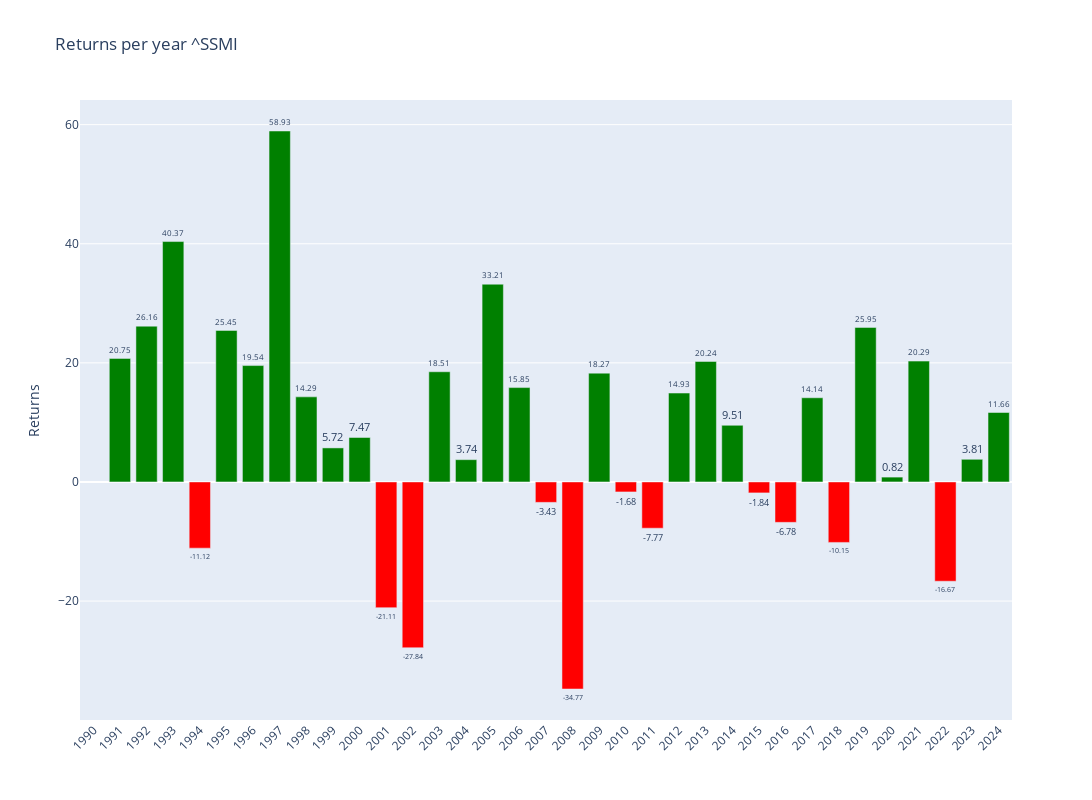

Notebook cell for this chart:
### Code cell
# Plotly
fig = make_subplots()

# Add colors
colors = ['green' if x >= 0 else 'red' for x in annual_data['Return']]

# Graph (1,1)
fig.add_trace(go.Bar(y=annual_data['Return'],x=annual_data['Return'].index,text=round(annual_data['Return'],2),textposition='outside',marker_color=colors,hoverinfo='skip'),row=1,col=1)

# Update xaxis properties
fig.update_yaxes(title_text="Returns", row=1, col=1)

fig.update_layout(xaxis=dict(tickvals=annual_data.index,tickangle=-45),height=800, width=1300,title=f"Returns per year {ticker}")

fig.show()

### Figure 1 — Plotly figure (JSON) as saved in the notebook; plotly's stock layout.template omitted (floating-point values rounded to 4 significant figures)
{"data": [{"hoverinfo": "skip", "marker": {"color": ["red", "green", "green", "green", "red", "green", "green", "green", "green", "green", "green", "red", "red", "green", "green", "green", "green", "red", "red", "green", "red", "red", "green", "green", "green", "red", "red", "green", "red", "green", "green", "green", "red", "green", "green"]}, "text": [null, 20.75, 26.16, 40.37, -11.12, 25.45, 19.54, 58.93, 14.29, 5.72, 7.47, -21.11, -27.84, 18.51, 3.74, 33.21, 15.85, -3.43, -34.77, 18.27, -1.68, -7.77, 14.93, 20.24, 9.51, -1.84, -6.78, 14.14, -10.15, 25.95, 0.82, 20.29, -16.67, 3.81, 11.66], "textposition": "outside", "type": "bar", "x": [1990, 1991, 1992, 1993, 1994, 1995, 1996, 1997, 1998, 1999, 2000, 2001, 2002, 2003, 2004, 2005, 2006, 2007, 2008, 2009, 2010, 2011, 2012, 2013, 2014, 2015, 2016, 2017, 2018, 2019, 2020, 2021, 2022, 2023, 2024], "xaxis": "x", "y": [null, 20.75, 26.16, 40.37, -11.12, 25.45, 19.54, 58.93, 14.29, 5.717, 7.468, -21.11, -27.84, 18.51, 3.743, 33.21, 15.85, -3.428, -34.77, 18.27, -1.678, -7.766, 14.93, 20.24, 9.513, -1.84, -6.784, 14.14, -10.15, 25.95, 0.8154, 20.29, -16.67, 3.806, 11.66], "yaxis": "y"}], "layout": {"height": 800, "title": {"text": "Returns per year ^SSMI"}, "width": 1300, "xaxis": {"anchor": "y", "domain": [0, 1], "tickangle": -45, "tickvals": [1990, 1991, 1992, 1993, 1994, 1995, 1996, 1997, 1998, 1999, 2000, 2001, 2002, 2003, 2004, 2005, 2006, 2007, 2008, 2009, 2010, 2011, 2012, 2013, 2014, 2015, 2016, 2017, 2018, 2019, 2020, 2021, 2022, 2023, 2024]}, "yaxis": {"anchor": "x", "domain": [0, 1], "title": {"text": "Returns"}}}}
